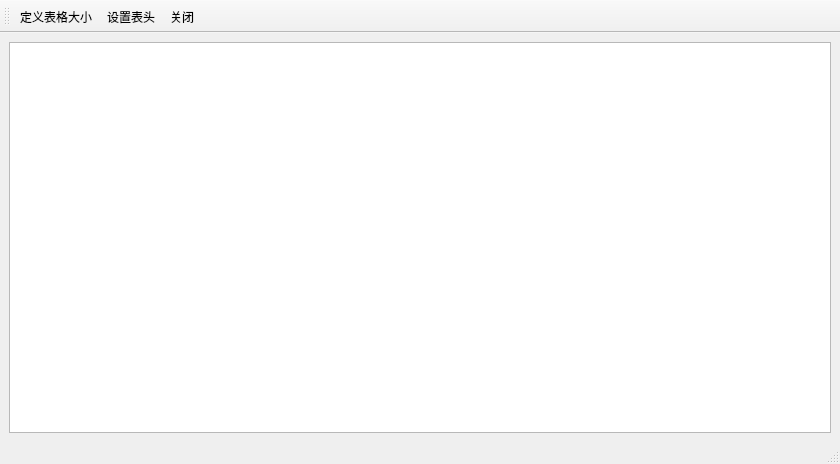
<?xml version="1.0" encoding="UTF-8"?>
<ui version="4.0">
 <class>FormTable</class>
 <widget class="QMainWindow" name="FormTable">
  <property name="geometry">
   <rect>
    <x>0</x>
    <y>0</y>
    <width>840</width>
    <height>464</height>
   </rect>
  </property>
  <property name="windowTitle">
   <string>MainWindow</string>
  </property>
  <widget class="QWidget" name="centralwidget">
   <layout class="QGridLayout" name="gridLayout">
    <item row="0" column="0">
     <widget class="QTableView" name="tableView"/>
    </item>
   </layout>
  </widget>
  <widget class="QMenuBar" name="menubar">
   <property name="geometry">
    <rect>
     <x>0</x>
     <y>0</y>
     <width>840</width>
     <height>26</height>
    </rect>
   </property>
  </widget>
  <widget class="QStatusBar" name="statusbar"/>
  <widget class="QToolBar" name="toolBar">
   <property name="windowTitle">
    <string>toolBar</string>
   </property>
   <property name="toolButtonStyle">
    <enum>Qt::ToolButtonTextUnderIcon</enum>
   </property>
   <attribute name="toolBarArea">
    <enum>TopToolBarArea</enum>
   </attribute>
   <attribute name="toolBarBreak">
    <bool>false</bool>
   </attribute>
   <addaction name="actSize"/>
   <addaction name="actSetHeader"/>
   <addaction name="actClose"/>
  </widget>
  <action name="actSize">
   <property name="icon">
    <iconset resource="res.qrc">
     <normaloff>:/images/images/230.bmp</normaloff>:/images/images/230.bmp</iconset>
   </property>
   <property name="text">
    <string>定义表格大小</string>
   </property>
   <property name="toolTip">
    <string>定义表格大小</string>
   </property>
  </action>
  <action name="actSetHeader">
   <property name="icon">
    <iconset resource="res.qrc">
     <normaloff>:/images/images/516.bmp</normaloff>:/images/images/516.bmp</iconset>
   </property>
   <property name="text">
    <string>设置表头</string>
   </property>
   <property name="toolTip">
    <string>设置表头文字</string>
   </property>
  </action>
  <action name="actClose">
   <property name="icon">
    <iconset resource="res.qrc">
     <normaloff>:/images/images/132.bmp</normaloff>:/images/images/132.bmp</iconset>
   </property>
   <property name="text">
    <string>关闭</string>
   </property>
   <property name="toolTip">
    <string>关闭本窗口</string>
   </property>
  </action>
 </widget>
 <resources>
  <include location="res.qrc"/>
 </resources>
 <connections/>
</ui>
